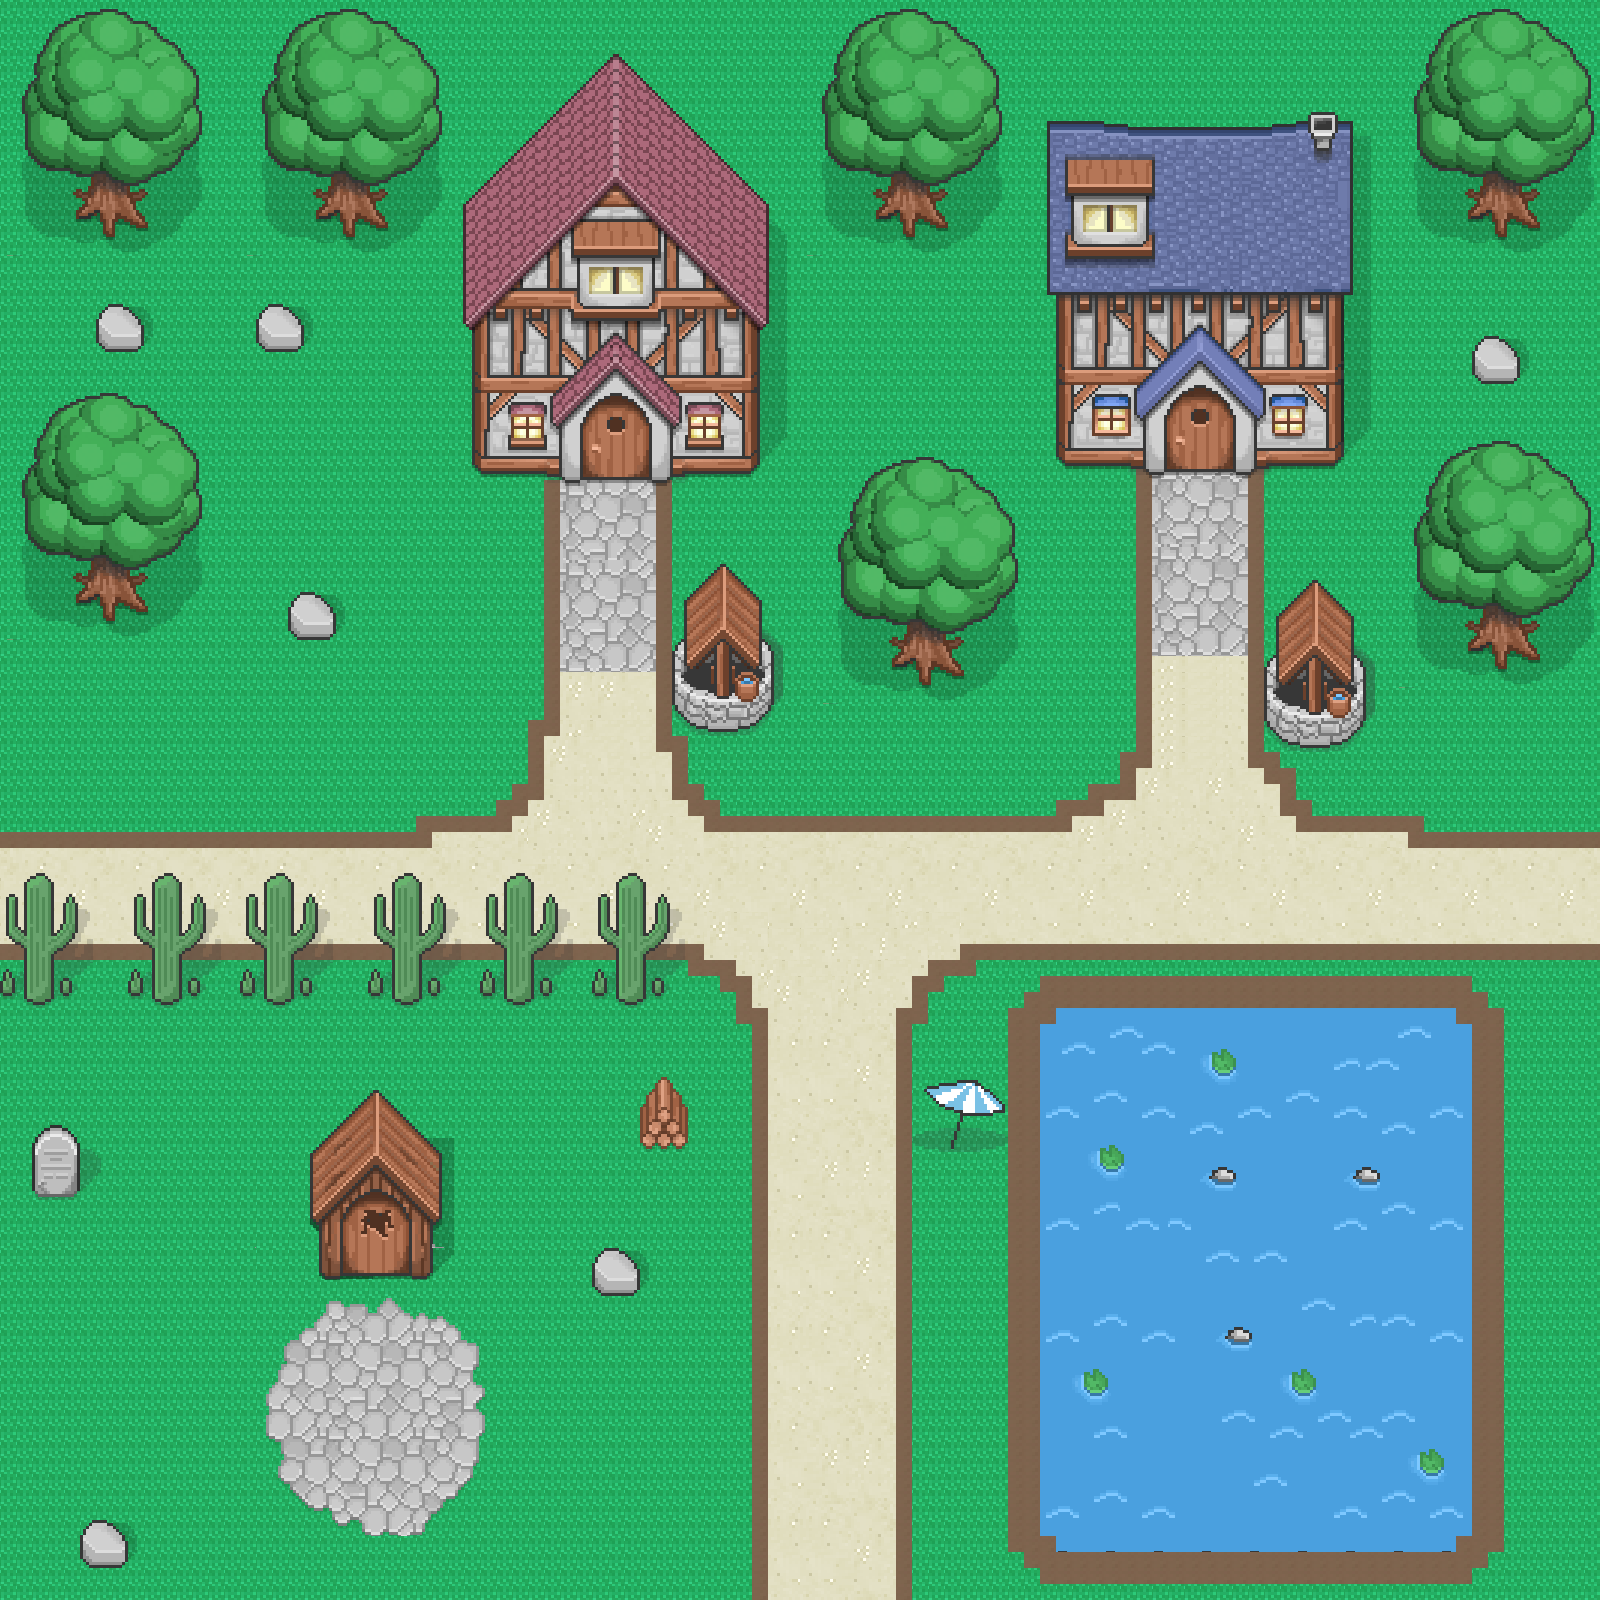

Rendered tile map (Tiled .tmx) drawn with the repository's tilesets; below, a short description and the map source with its tile grids summarised:
An orthogonal 100x100 tile map with 16x16 px tiles, 6 tile layers (Background, Road, water, House, ...) and 52 objects (29x Enermy, 2x Door, Player).

<map version="1.0" tiledversion="2017.07.26" orientation="orthogonal" renderorder="right-down" width="100" height="100" tilewidth="16" tileheight="16" nextobjectid="80">
 <tileset firstgid="1" source="tileset01.tsx" />
 <layer name="Background" width="100" height="100">
  <data>[10000 cells, 10000 non-empty, 1 distinct tile ids]</data>
 </layer>
 <layer name="Road" width="100" height="100">
  <data>[10000 cells, 2135 non-empty, 262 distinct tile ids]</data>
 </layer>
 <layer name="water" width="100" height="100">
  <data>[10000 cells, 914 non-empty, 39 distinct tile ids]</data>
 </layer>
 <layer name="House" width="100" height="100">
  <data>[10000 cells, 1390 non-empty, 1313 distinct tile ids]</data>
 </layer>
 <layer name="Tree" width="100" height="100">
  <data>[10000 cells, 1945 non-empty, 329 distinct tile ids]</data>
 </layer>
 <layer name="Rock" width="100" height="100">
  <data>[10000 cells, 185 non-empty, 125 distinct tile ids]</data>
 </layer>
 <objectgroup name="ObjectData">
  <object id="1" name="Player" x="804" y="912" width="32" height="32" />
  <object id="15" name="Enermy" x="1094.67" y="652" width="32" height="32" />
  <object id="23" name="Enermy" x="366.667" y="681.333" width="32" height="32" />
  <object id="24" name="Enermy" x="421.333" y="842.667" width="32" height="32" />
  <object id="25" name="Enermy" x="714.667" y="1258.67" width="32" height="32" />
  <object id="26" name="Enermy" x="866.667" y="1257.33" width="32" height="32" />
  <object id="27" name="Enermy" x="942.667" y="998.667" width="32" height="32" />
  <object id="28" name="Enermy" x="1426.67" y="894.667" width="32" height="32" />
  <object id="29" name="Enermy" x="1349.33" y="798.667" width="32" height="32" />
  <object id="30" name="Enermy" x="1212" y="740.333" width="32" height="32" />
  <object id="31" name="Enermy" x="1252" y="534.667" width="32" height="32" />
  <object id="32" name="Enermy" x="1305.33" y="489.333" width="32" height="32" />
  <object id="33" name="Enermy" x="1333.33" y="556" width="32" height="32" />
  <object id="34" name="Enermy" x="1106.67" y="504" width="32" height="32" />
  <object id="35" name="Enermy" x="1084" y="542.667" width="32" height="32" />
  <object id="36" name="Enermy" x="787" y="577.333" width="32" height="32" />
  <object id="37" name="Enermy" x="737.333" y="524" width="32" height="32" />
  <object id="38" name="Enermy" x="688" y="528" width="32" height="32" />
  <object id="39" name="Enermy" x="456" y="496" width="32" height="32" />
  <object id="40" name="Enermy" x="490.667" y="562.667" width="32" height="32" />
  <object id="41" name="Enermy" x="492" y="640" width="32" height="32" />
  <object id="42" name="Enermy" x="428" y="582.667" width="32" height="32" />
  <object id="43" name="Enermy" x="468" y="710.667" width="32" height="32" />
  <object id="44" name="Enermy" x="786.667" y="720" width="32" height="32" />
  <object id="45" name="Enermy" x="910.667" y="748" width="32" height="32" />
  <object id="46" name="Enermy" x="1001.33" y="749.333" width="32" height="32" />
  <object id="47" name="Enermy" x="484" y="1074.67" width="32" height="32" />
  <object id="48" name="Enermy" x="282.667" y="1058.67" width="32" height="32" />
  <object id="49" name="Enermy" x="470.667" y="1236" width="32" height="32" />
  <object id="50" name="Enermy" x="596" y="1029.33" width="32" height="32" />
  <object id="77" name="Door" x="562.667" y="476" width="90.6667" height="34.6667" />
  <object id="78" name="Door" x="1152" y="468" width="100" height="38.6667" />
 </objectgroup>
 <objectgroup name="PhysicData">
  <object id="55" x="316" y="1221.33" width="117.333" height="56" />
  <object id="56" x="596" y="1257.33" width="41.3333" height="34.6667" />
  <object id="57" x="290.667" y="609.333" width="44" height="32" />
  <object id="58" x="260" y="330.667" width="42.6667" height="20" />
  <object id="59" x="318.667" y="176" width="64" height="48" />
  <object id="60" x="878.667" y="188" width="64" height="34.6667" />
  <object id="62" x="1478.67" y="181.333" width="50.6667" height="45.3333" />
  <object id="63" x="1461.33" y="609.333" width="69.3333" height="53.3333" />
  <object id="64" x="1269.33" y="669.333" width="89.3333" height="58.6667" />
  <object id="65" x="680" y="661.333" width="89.3333" height="62.6667" />
  <object id="66" x="1044" y="1013.33" width="422.667" height="530.667" />
  <object id="67" x="1473.33" y="356" width="40" height="26.6667" />
  <object id="68" x="84" y="1540" width="45.3333" height="25.3333" />
  <object id="69" x="34.6667" y="1160" width="42.6667" height="34.6667" />
  <object id="70" x="98.6667" y="325.333" width="44" height="26.6667" />
  <object id="71" x="81.3333" y="186.667" width="61.3333" height="40" />
  <object id="72" x="900" y="637.333" width="56" height="48" />
  <object id="73" x="474.667" y="336" width="280" height="133.333" />
  <object id="74" x="1057.33" y="350.667" width="283.67" height="109.333" />
  <object id="76" x="2.66667" y="953.333" width="650.667" height="41.3333" />
 </objectgroup>
</map>
